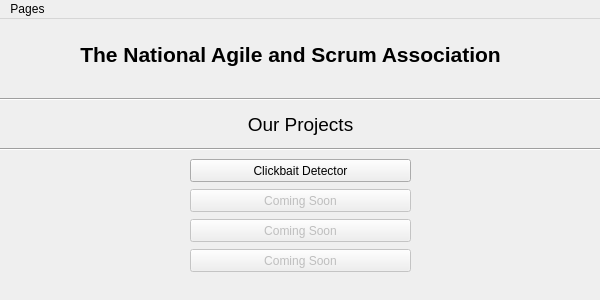
<?xml version="1.0" encoding="UTF-8"?>
<ui version="4.0">
 <class>MainWindow</class>
 <widget class="QMainWindow" name="MainWindow">
  <property name="geometry">
   <rect>
    <x>0</x>
    <y>0</y>
    <width>600</width>
    <height>300</height>
   </rect>
  </property>
  <property name="sizePolicy">
   <sizepolicy hsizetype="Fixed" vsizetype="Fixed">
    <horstretch>0</horstretch>
    <verstretch>0</verstretch>
   </sizepolicy>
  </property>
  <property name="minimumSize">
   <size>
    <width>600</width>
    <height>300</height>
   </size>
  </property>
  <property name="maximumSize">
   <size>
    <width>600</width>
    <height>300</height>
   </size>
  </property>
  <property name="windowTitle">
   <string>MainWindow</string>
  </property>
  <widget class="QWidget" name="centralwidget">
   <property name="sizePolicy">
    <sizepolicy hsizetype="Fixed" vsizetype="Fixed">
     <horstretch>0</horstretch>
     <verstretch>0</verstretch>
    </sizepolicy>
   </property>
   <widget class="QLabel" name="label">
    <property name="geometry">
     <rect>
      <x>70</x>
      <y>-10</y>
      <width>441</width>
      <height>91</height>
     </rect>
    </property>
    <property name="font">
     <font>
      <pointsize>16</pointsize>
      <weight>75</weight>
      <bold>true</bold>
     </font>
    </property>
    <property name="text">
     <string>The National Agile and Scrum Association</string>
    </property>
    <property name="alignment">
     <set>Qt::AlignCenter</set>
    </property>
   </widget>
   <widget class="Line" name="line">
    <property name="geometry">
     <rect>
      <x>0</x>
      <y>70</y>
      <width>801</width>
      <height>20</height>
     </rect>
    </property>
    <property name="sizePolicy">
     <sizepolicy hsizetype="Maximum" vsizetype="Fixed">
      <horstretch>1</horstretch>
      <verstretch>0</verstretch>
     </sizepolicy>
    </property>
    <property name="orientation">
     <enum>Qt::Horizontal</enum>
    </property>
   </widget>
   <widget class="QLabel" name="label_2">
    <property name="geometry">
     <rect>
      <x>220</x>
      <y>80</y>
      <width>161</width>
      <height>51</height>
     </rect>
    </property>
    <property name="font">
     <font>
      <pointsize>14</pointsize>
     </font>
    </property>
    <property name="text">
     <string>Our Projects</string>
    </property>
    <property name="alignment">
     <set>Qt::AlignCenter</set>
    </property>
   </widget>
   <widget class="QPushButton" name="pushButton">
    <property name="geometry">
     <rect>
      <x>190</x>
      <y>140</y>
      <width>221</width>
      <height>23</height>
     </rect>
    </property>
    <property name="text">
     <string>Clickbait Detector</string>
    </property>
   </widget>
   <widget class="QPushButton" name="pushButton_2">
    <property name="enabled">
     <bool>false</bool>
    </property>
    <property name="geometry">
     <rect>
      <x>190</x>
      <y>170</y>
      <width>221</width>
      <height>23</height>
     </rect>
    </property>
    <property name="text">
     <string>Coming Soon</string>
    </property>
   </widget>
   <widget class="Line" name="line_2">
    <property name="geometry">
     <rect>
      <x>0</x>
      <y>120</y>
      <width>801</width>
      <height>20</height>
     </rect>
    </property>
    <property name="orientation">
     <enum>Qt::Horizontal</enum>
    </property>
   </widget>
   <widget class="QPushButton" name="pushButton_3">
    <property name="enabled">
     <bool>false</bool>
    </property>
    <property name="geometry">
     <rect>
      <x>190</x>
      <y>200</y>
      <width>221</width>
      <height>23</height>
     </rect>
    </property>
    <property name="text">
     <string>Coming Soon</string>
    </property>
   </widget>
   <widget class="QPushButton" name="pushButton_4">
    <property name="enabled">
     <bool>false</bool>
    </property>
    <property name="geometry">
     <rect>
      <x>190</x>
      <y>230</y>
      <width>221</width>
      <height>23</height>
     </rect>
    </property>
    <property name="text">
     <string>Coming Soon</string>
    </property>
   </widget>
  </widget>
  <widget class="QMenuBar" name="menubar">
   <property name="geometry">
    <rect>
     <x>0</x>
     <y>0</y>
     <width>600</width>
     <height>21</height>
    </rect>
   </property>
   <widget class="QMenu" name="menuFile">
    <property name="title">
     <string>Pages</string>
    </property>
    <addaction name="actionHome"/>
    <addaction name="separator"/>
    <addaction name="actionClickbait_Detector"/>
   </widget>
   <addaction name="menuFile"/>
  </widget>
  <action name="actionHome">
   <property name="text">
    <string>Home</string>
   </property>
  </action>
  <action name="actionClickbait_Detector">
   <property name="text">
    <string>Clickbait Detector</string>
   </property>
  </action>
 </widget>
 <resources/>
 <connections/>
</ui>
